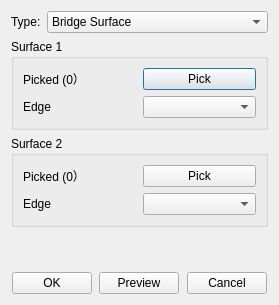
<?xml version="1.0" encoding="UTF-8"?>
<ui version="4.0">
 <class>SurfaceBridgeSurfaceInfoDialog</class>
 <widget class="QDialog" name="SurfaceBridgeSurfaceInfoDialog">
  <property name="geometry">
   <rect>
    <x>0</x>
    <y>0</y>
    <width>279</width>
    <height>305</height>
   </rect>
  </property>
  <property name="sizePolicy">
   <sizepolicy hsizetype="Preferred" vsizetype="Preferred">
    <horstretch>0</horstretch>
    <verstretch>0</verstretch>
   </sizepolicy>
  </property>
  <property name="windowTitle">
   <string>Bridge Surface</string>
  </property>
  <layout class="QGridLayout" name="gridLayout">
   <item row="0" column="0">
    <widget class="QWidget" name="widget_2" native="true">
     <property name="sizePolicy">
      <sizepolicy hsizetype="Preferred" vsizetype="Fixed">
       <horstretch>0</horstretch>
       <verstretch>0</verstretch>
      </sizepolicy>
     </property>
     <layout class="QGridLayout" name="gridLayout_2">
      <property name="leftMargin">
       <number>0</number>
      </property>
      <property name="topMargin">
       <number>0</number>
      </property>
      <property name="rightMargin">
       <number>0</number>
      </property>
      <property name="bottomMargin">
       <number>0</number>
      </property>
      <item row="0" column="0">
       <widget class="QLabel" name="label">
        <property name="sizePolicy">
         <sizepolicy hsizetype="Fixed" vsizetype="Preferred">
          <horstretch>0</horstretch>
          <verstretch>0</verstretch>
         </sizepolicy>
        </property>
        <property name="text">
         <string>Type:</string>
        </property>
       </widget>
      </item>
      <item row="0" column="1">
       <widget class="QComboBox" name="comb_type">
        <property name="currentIndex">
         <number>0</number>
        </property>
        <item>
         <property name="text">
          <string>Bridge Surface</string>
         </property>
        </item>
       </widget>
      </item>
     </layout>
    </widget>
   </item>
   <item row="1" column="0">
    <widget class="QStackedWidget" name="stackedWidget">
     <property name="currentIndex">
      <number>0</number>
     </property>
     <widget class="QWidget" name="page_bridge">
      <layout class="QGridLayout" name="gridLayout_4">
       <property name="leftMargin">
        <number>0</number>
       </property>
       <property name="topMargin">
        <number>0</number>
       </property>
       <property name="rightMargin">
        <number>0</number>
       </property>
       <property name="bottomMargin">
        <number>0</number>
       </property>
       <item row="0" column="0">
        <widget class="QGroupBox" name="groupBox_2">
         <property name="title">
          <string>Surface 1</string>
         </property>
         <layout class="QGridLayout" name="gridLayout_5">
          <item row="0" column="1">
           <widget class="QPushButton" name="pb_bridge_surface1pick">
            <property name="text">
             <string>Pick</string>
            </property>
           </widget>
          </item>
          <item row="1" column="0">
           <widget class="QLabel" name="lb_bridge_surface1end">
            <property name="text">
             <string>Edge</string>
            </property>
           </widget>
          </item>
          <item row="0" column="0">
           <widget class="QLabel" name="lb_bridge_surface1picked">
            <property name="text">
             <string>Picked (0）</string>
            </property>
           </widget>
          </item>
          <item row="1" column="1">
           <widget class="QComboBox" name="comb_bridge_edge1"/>
          </item>
         </layout>
        </widget>
       </item>
       <item row="1" column="0">
        <widget class="QGroupBox" name="groupBox_3">
         <property name="title">
          <string>Surface 2</string>
         </property>
         <layout class="QGridLayout" name="gridLayout_6">
          <item row="0" column="0">
           <widget class="QLabel" name="lb_bridge_surface2picked">
            <property name="text">
             <string>Picked (0）</string>
            </property>
           </widget>
          </item>
          <item row="0" column="1">
           <widget class="QPushButton" name="pb_bridge_surface2pick">
            <property name="text">
             <string>Pick</string>
            </property>
           </widget>
          </item>
          <item row="1" column="0">
           <widget class="QLabel" name="lb_bridge_surface2end">
            <property name="text">
             <string>Edge</string>
            </property>
           </widget>
          </item>
          <item row="1" column="1">
           <widget class="QComboBox" name="comb_bridge_edge2"/>
          </item>
         </layout>
        </widget>
       </item>
       <item row="2" column="0">
        <spacer name="verticalSpacer">
         <property name="orientation">
          <enum>Qt::Vertical</enum>
         </property>
         <property name="sizeHint" stdset="0">
          <size>
           <width>20</width>
           <height>73</height>
          </size>
         </property>
        </spacer>
       </item>
      </layout>
     </widget>
    </widget>
   </item>
   <item row="2" column="0">
    <widget class="QWidget" name="widget" native="true">
     <property name="sizePolicy">
      <sizepolicy hsizetype="Preferred" vsizetype="Fixed">
       <horstretch>0</horstretch>
       <verstretch>0</verstretch>
      </sizepolicy>
     </property>
     <layout class="QGridLayout" name="gridLayout_3">
      <property name="leftMargin">
       <number>0</number>
      </property>
      <property name="topMargin">
       <number>0</number>
      </property>
      <property name="rightMargin">
       <number>0</number>
      </property>
      <property name="bottomMargin">
       <number>0</number>
      </property>
      <item row="0" column="4">
       <spacer name="horizontalSpacer_3">
        <property name="orientation">
         <enum>Qt::Horizontal</enum>
        </property>
        <property name="sizeHint" stdset="0">
         <size>
          <width>40</width>
          <height>20</height>
         </size>
        </property>
       </spacer>
      </item>
      <item row="0" column="1">
       <widget class="QPushButton" name="pb_ok">
        <property name="text">
         <string>OK</string>
        </property>
       </widget>
      </item>
      <item row="0" column="3">
       <widget class="QPushButton" name="pb_preview">
        <property name="text">
         <string>Preview</string>
        </property>
       </widget>
      </item>
      <item row="0" column="5">
       <widget class="QPushButton" name="pb_cancel">
        <property name="text">
         <string>Cancel</string>
        </property>
       </widget>
      </item>
      <item row="0" column="2">
       <spacer name="horizontalSpacer_2">
        <property name="orientation">
         <enum>Qt::Horizontal</enum>
        </property>
        <property name="sizeHint" stdset="0">
         <size>
          <width>40</width>
          <height>20</height>
         </size>
        </property>
       </spacer>
      </item>
      <item row="0" column="0">
       <spacer name="horizontalSpacer">
        <property name="orientation">
         <enum>Qt::Horizontal</enum>
        </property>
        <property name="sizeHint" stdset="0">
         <size>
          <width>40</width>
          <height>20</height>
         </size>
        </property>
       </spacer>
      </item>
      <item row="0" column="6">
       <spacer name="horizontalSpacer_4">
        <property name="orientation">
         <enum>Qt::Horizontal</enum>
        </property>
        <property name="sizeHint" stdset="0">
         <size>
          <width>40</width>
          <height>20</height>
         </size>
        </property>
       </spacer>
      </item>
     </layout>
    </widget>
   </item>
  </layout>
 </widget>
 <resources/>
 <connections/>
</ui>
